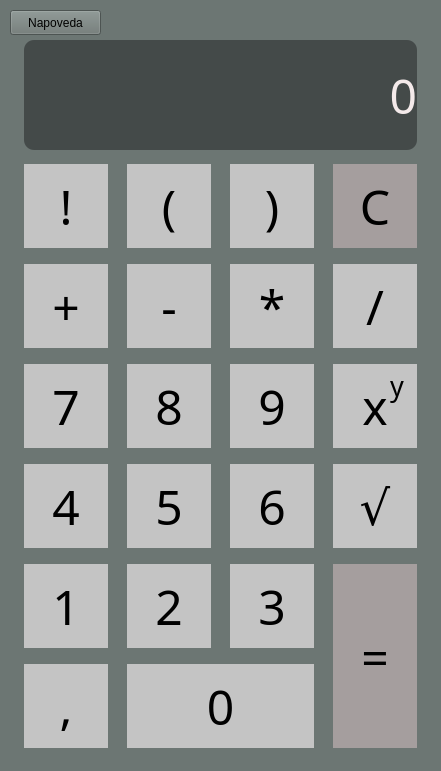
<?xml version="1.0" encoding="UTF-8"?>
<ui version="4.0">
 <class>MainWindow</class>
 <widget class="QMainWindow" name="MainWindow">
  <property name="geometry">
   <rect>
    <x>0</x>
    <y>0</y>
    <width>441</width>
    <height>771</height>
   </rect>
  </property>
  <property name="sizePolicy">
   <sizepolicy hsizetype="Ignored" vsizetype="Ignored">
    <horstretch>0</horstretch>
    <verstretch>0</verstretch>
   </sizepolicy>
  </property>
  <property name="font">
   <font>
    <family>Inria Sans Light</family>
    <pointsize>36</pointsize>
   </font>
  </property>
  <property name="windowTitle">
   <string>Kalkulačka</string>
  </property>
  <property name="styleSheet">
   <string notr="true">background-color: #6C7673; 
color: black;</string>
  </property>
  <property name="Outside" stdset="0">
   <color>
    <red>85</red>
    <green>87</green>
    <blue>83</blue>
   </color>
  </property>
  <widget class="QWidget" name="centralwidget">
   <property name="font">
    <font>
     <family>Inria Sans</family>
     <pointsize>36</pointsize>
    </font>
   </property>
   <widget class="QPushButton" name="pushButton_plus">
    <property name="geometry">
     <rect>
      <x>24</x>
      <y>264</y>
      <width>84</width>
      <height>84</height>
     </rect>
    </property>
    <property name="font">
     <font>
      <family>Inria Sans Light</family>
      <pointsize>36</pointsize>
     </font>
    </property>
    <property name="styleSheet">
     <string notr="true">background-color: #C4C4C4; 
border: none;</string>
    </property>
    <property name="text">
     <string>+</string>
    </property>
    <property name="shortcut">
     <string>+</string>
    </property>
   </widget>
   <widget class="QPushButton" name="pushButton_minus">
    <property name="geometry">
     <rect>
      <x>127</x>
      <y>264</y>
      <width>84</width>
      <height>84</height>
     </rect>
    </property>
    <property name="font">
     <font>
      <family>Inria Sans Light</family>
      <pointsize>36</pointsize>
     </font>
    </property>
    <property name="styleSheet">
     <string notr="true">background-color: #C4C4C4; 
border: none;</string>
    </property>
    <property name="text">
     <string>-</string>
    </property>
    <property name="shortcut">
     <string>-</string>
    </property>
   </widget>
   <widget class="QPushButton" name="pushButton_multiply">
    <property name="geometry">
     <rect>
      <x>230</x>
      <y>264</y>
      <width>84</width>
      <height>84</height>
     </rect>
    </property>
    <property name="font">
     <font>
      <family>Inria Sans Light</family>
      <pointsize>36</pointsize>
     </font>
    </property>
    <property name="styleSheet">
     <string notr="true">background-color: #C4C4C4; 
border: none;</string>
    </property>
    <property name="text">
     <string>*</string>
    </property>
    <property name="shortcut">
     <string>*</string>
    </property>
   </widget>
   <widget class="QPushButton" name="pushButton_divide">
    <property name="geometry">
     <rect>
      <x>333</x>
      <y>264</y>
      <width>84</width>
      <height>84</height>
     </rect>
    </property>
    <property name="font">
     <font>
      <family>Inria Sans Light</family>
      <pointsize>36</pointsize>
     </font>
    </property>
    <property name="styleSheet">
     <string notr="true">background-color: #C4C4C4; 
border: none;</string>
    </property>
    <property name="text">
     <string>/</string>
    </property>
    <property name="shortcut">
     <string>/</string>
    </property>
   </widget>
   <widget class="QPushButton" name="pushButton_8">
    <property name="geometry">
     <rect>
      <x>127</x>
      <y>364</y>
      <width>84</width>
      <height>84</height>
     </rect>
    </property>
    <property name="font">
     <font>
      <family>Inria Sans Light</family>
      <pointsize>36</pointsize>
     </font>
    </property>
    <property name="styleSheet">
     <string notr="true">background-color: #C4C4C4; 
border: none;</string>
    </property>
    <property name="text">
     <string>8</string>
    </property>
    <property name="shortcut">
     <string>8</string>
    </property>
   </widget>
   <widget class="QPushButton" name="pushButton_9">
    <property name="geometry">
     <rect>
      <x>230</x>
      <y>364</y>
      <width>84</width>
      <height>84</height>
     </rect>
    </property>
    <property name="font">
     <font>
      <family>Inria Sans Light</family>
      <pointsize>36</pointsize>
     </font>
    </property>
    <property name="styleSheet">
     <string notr="true">background-color: #C4C4C4; 
border: none;</string>
    </property>
    <property name="text">
     <string>9</string>
    </property>
    <property name="shortcut">
     <string>9</string>
    </property>
   </widget>
   <widget class="QPushButton" name="pushButton_7">
    <property name="geometry">
     <rect>
      <x>24</x>
      <y>364</y>
      <width>84</width>
      <height>84</height>
     </rect>
    </property>
    <property name="font">
     <font>
      <family>Inria Sans Light</family>
      <pointsize>36</pointsize>
     </font>
    </property>
    <property name="styleSheet">
     <string notr="true">background-color: #C4C4C4; 
border: none;</string>
    </property>
    <property name="text">
     <string>7</string>
    </property>
    <property name="shortcut">
     <string>7</string>
    </property>
   </widget>
   <widget class="QPushButton" name="pushButton_5">
    <property name="geometry">
     <rect>
      <x>127</x>
      <y>464</y>
      <width>84</width>
      <height>84</height>
     </rect>
    </property>
    <property name="font">
     <font>
      <family>Inria Sans Light</family>
      <pointsize>36</pointsize>
     </font>
    </property>
    <property name="styleSheet">
     <string notr="true">background-color: #C4C4C4; 
border: none;</string>
    </property>
    <property name="text">
     <string>5</string>
    </property>
    <property name="shortcut">
     <string>5</string>
    </property>
   </widget>
   <widget class="QPushButton" name="pushButton_power">
    <property name="geometry">
     <rect>
      <x>333</x>
      <y>364</y>
      <width>84</width>
      <height>84</height>
     </rect>
    </property>
    <property name="font">
     <font>
      <family>Inria Sans Light</family>
      <pointsize>36</pointsize>
     </font>
    </property>
    <property name="styleSheet">
     <string notr="true">background-color: #C4C4C4; 
border: none;</string>
    </property>
    <property name="text">
     <string>x</string>
    </property>
    <property name="shortcut">
     <string>Up</string>
    </property>
    <property name="flat">
     <bool>false</bool>
    </property>
   </widget>
   <widget class="QPushButton" name="pushButton_6">
    <property name="geometry">
     <rect>
      <x>230</x>
      <y>464</y>
      <width>84</width>
      <height>84</height>
     </rect>
    </property>
    <property name="font">
     <font>
      <family>Inria Sans Light</family>
      <pointsize>36</pointsize>
     </font>
    </property>
    <property name="styleSheet">
     <string notr="true">background-color: #C4C4C4; 
border: none;</string>
    </property>
    <property name="text">
     <string>6</string>
    </property>
    <property name="shortcut">
     <string>6</string>
    </property>
   </widget>
   <widget class="QPushButton" name="pushButton_4">
    <property name="geometry">
     <rect>
      <x>24</x>
      <y>464</y>
      <width>84</width>
      <height>84</height>
     </rect>
    </property>
    <property name="font">
     <font>
      <family>Inria Sans Light</family>
      <pointsize>36</pointsize>
     </font>
    </property>
    <property name="styleSheet">
     <string notr="true">background-color: #C4C4C4; 
border: none;</string>
    </property>
    <property name="text">
     <string>4</string>
    </property>
    <property name="shortcut">
     <string>4</string>
    </property>
   </widget>
   <widget class="QPushButton" name="pushButton_2">
    <property name="geometry">
     <rect>
      <x>127</x>
      <y>564</y>
      <width>84</width>
      <height>84</height>
     </rect>
    </property>
    <property name="font">
     <font>
      <family>Inria Sans Light</family>
      <pointsize>36</pointsize>
      <underline>false</underline>
      <strikeout>false</strikeout>
     </font>
    </property>
    <property name="styleSheet">
     <string notr="true">background-color: #C4C4C4; 
border: none;</string>
    </property>
    <property name="text">
     <string>2</string>
    </property>
    <property name="shortcut">
     <string>2</string>
    </property>
   </widget>
   <widget class="QPushButton" name="pushButton_square">
    <property name="geometry">
     <rect>
      <x>333</x>
      <y>464</y>
      <width>84</width>
      <height>84</height>
     </rect>
    </property>
    <property name="font">
     <font>
      <family>Inria Sans Light</family>
      <pointsize>36</pointsize>
     </font>
    </property>
    <property name="styleSheet">
     <string notr="true">background-color: #C4C4C4; 
border: none;</string>
    </property>
    <property name="text">
     <string>√</string>
    </property>
    <property name="shortcut">
     <string>Down</string>
    </property>
   </widget>
   <widget class="QPushButton" name="pushButton_3">
    <property name="geometry">
     <rect>
      <x>230</x>
      <y>564</y>
      <width>84</width>
      <height>84</height>
     </rect>
    </property>
    <property name="font">
     <font>
      <family>Inria Sans Light</family>
      <pointsize>36</pointsize>
     </font>
    </property>
    <property name="styleSheet">
     <string notr="true">background-color: #C4C4C4; 
border: none;</string>
    </property>
    <property name="text">
     <string>3</string>
    </property>
    <property name="shortcut">
     <string>3</string>
    </property>
   </widget>
   <widget class="QPushButton" name="pushButton_1">
    <property name="geometry">
     <rect>
      <x>24</x>
      <y>564</y>
      <width>84</width>
      <height>84</height>
     </rect>
    </property>
    <property name="font">
     <font>
      <family>Inria Sans Light</family>
      <pointsize>36</pointsize>
     </font>
    </property>
    <property name="styleSheet">
     <string notr="true">background-color: #C4C4C4; 
border: none;</string>
    </property>
    <property name="text">
     <string>1</string>
    </property>
    <property name="shortcut">
     <string>1</string>
    </property>
   </widget>
   <widget class="QPushButton" name="pushButton_0">
    <property name="geometry">
     <rect>
      <x>127</x>
      <y>664</y>
      <width>187</width>
      <height>84</height>
     </rect>
    </property>
    <property name="font">
     <font>
      <family>Inria Sans Light</family>
      <pointsize>36</pointsize>
     </font>
    </property>
    <property name="styleSheet">
     <string notr="true">background-color: #C4C4C4; 
border: none;</string>
    </property>
    <property name="text">
     <string>0</string>
    </property>
    <property name="shortcut">
     <string>0</string>
    </property>
   </widget>
   <widget class="QPushButton" name="pushButton_equal">
    <property name="geometry">
     <rect>
      <x>333</x>
      <y>564</y>
      <width>84</width>
      <height>184</height>
     </rect>
    </property>
    <property name="font">
     <font>
      <family>Inria Sans Light</family>
      <pointsize>36</pointsize>
     </font>
    </property>
    <property name="focusPolicy">
     <enum>Qt::NoFocus</enum>
    </property>
    <property name="styleSheet">
     <string notr="true">border: none;
background-color: #A59E9E;</string>
    </property>
    <property name="text">
     <string>=</string>
    </property>
    <property name="shortcut">
     <string>Enter</string>
    </property>
   </widget>
   <widget class="QPushButton" name="pushButton_comma">
    <property name="geometry">
     <rect>
      <x>24</x>
      <y>664</y>
      <width>84</width>
      <height>84</height>
     </rect>
    </property>
    <property name="font">
     <font>
      <family>Inria Sans Light</family>
      <pointsize>36</pointsize>
     </font>
    </property>
    <property name="styleSheet">
     <string notr="true">background-color: #C4C4C4; 
border: none;</string>
    </property>
    <property name="text">
     <string>,</string>
    </property>
    <property name="shortcut">
     <string>,</string>
    </property>
   </widget>
   <widget class="QLabel" name="label">
    <property name="geometry">
     <rect>
      <x>24</x>
      <y>40</y>
      <width>393</width>
      <height>110</height>
     </rect>
    </property>
    <property name="font">
     <font>
      <family>Inria Sans Light</family>
      <pointsize>36</pointsize>
     </font>
    </property>
    <property name="layoutDirection">
     <enum>Qt::RightToLeft</enum>
    </property>
    <property name="styleSheet">
     <string notr="true">background-color: #444A49; 
color: #F4EAEA; 
border-radius: 10px;</string>
    </property>
    <property name="text">
     <string>0</string>
    </property>
    <property name="alignment">
     <set>Qt::AlignRight|Qt::AlignTrailing|Qt::AlignVCenter</set>
    </property>
    <property name="margin">
     <number>20</number>
    </property>
   </widget>
   <widget class="QPushButton" name="pushButton_r_bracket">
    <property name="geometry">
     <rect>
      <x>230</x>
      <y>164</y>
      <width>84</width>
      <height>84</height>
     </rect>
    </property>
    <property name="font">
     <font>
      <family>Inria Sans Light</family>
      <pointsize>36</pointsize>
     </font>
    </property>
    <property name="styleSheet">
     <string notr="true">background-color: #C4C4C4; 
border: none;</string>
    </property>
    <property name="text">
     <string>)</string>
    </property>
    <property name="shortcut">
     <string>Right</string>
    </property>
   </widget>
   <widget class="QPushButton" name="pushButton_l_bracket">
    <property name="geometry">
     <rect>
      <x>127</x>
      <y>164</y>
      <width>84</width>
      <height>84</height>
     </rect>
    </property>
    <property name="font">
     <font>
      <family>Inria Sans Light</family>
      <pointsize>36</pointsize>
     </font>
    </property>
    <property name="styleSheet">
     <string notr="true">background-color: #C4C4C4; 
border: none;</string>
    </property>
    <property name="text">
     <string>(</string>
    </property>
    <property name="shortcut">
     <string>Left</string>
    </property>
   </widget>
   <widget class="QPushButton" name="pushButton_clear">
    <property name="geometry">
     <rect>
      <x>333</x>
      <y>164</y>
      <width>84</width>
      <height>84</height>
     </rect>
    </property>
    <property name="font">
     <font>
      <family>Inria Sans Light</family>
      <pointsize>36</pointsize>
     </font>
    </property>
    <property name="styleSheet">
     <string notr="true">background-color: #A59E9E; 
border: none;</string>
    </property>
    <property name="text">
     <string>C</string>
    </property>
    <property name="shortcut">
     <string>Del</string>
    </property>
   </widget>
   <widget class="QPushButton" name="pushButton_fact">
    <property name="geometry">
     <rect>
      <x>24</x>
      <y>164</y>
      <width>84</width>
      <height>84</height>
     </rect>
    </property>
    <property name="font">
     <font>
      <family>Inria Sans Light</family>
      <pointsize>36</pointsize>
     </font>
    </property>
    <property name="styleSheet">
     <string notr="true">background-color: #C4C4C4; 
border: none;</string>
    </property>
    <property name="text">
     <string>!</string>
    </property>
    <property name="shortcut">
     <string>!</string>
    </property>
   </widget>
   <widget class="QLabel" name="y">
    <property name="geometry">
     <rect>
      <x>390</x>
      <y>360</y>
      <width>21</width>
      <height>51</height>
     </rect>
    </property>
    <property name="font">
     <font>
      <family>Inria Sans Light</family>
      <pointsize>20</pointsize>
     </font>
    </property>
    <property name="styleSheet">
     <string notr="true">background-color: transparent;</string>
    </property>
    <property name="text">
     <string>y</string>
    </property>
   </widget>
   <widget class="QPushButton" name="pushButton_hint">
    <property name="geometry">
     <rect>
      <x>10</x>
      <y>10</y>
      <width>91</width>
      <height>25</height>
     </rect>
    </property>
    <property name="styleSheet">
     <string notr="true"/>
    </property>
    <property name="text">
     <string>Napoveda</string>
    </property>
   </widget>
  </widget>
 </widget>
 <resources/>
 <connections/>
</ui>
